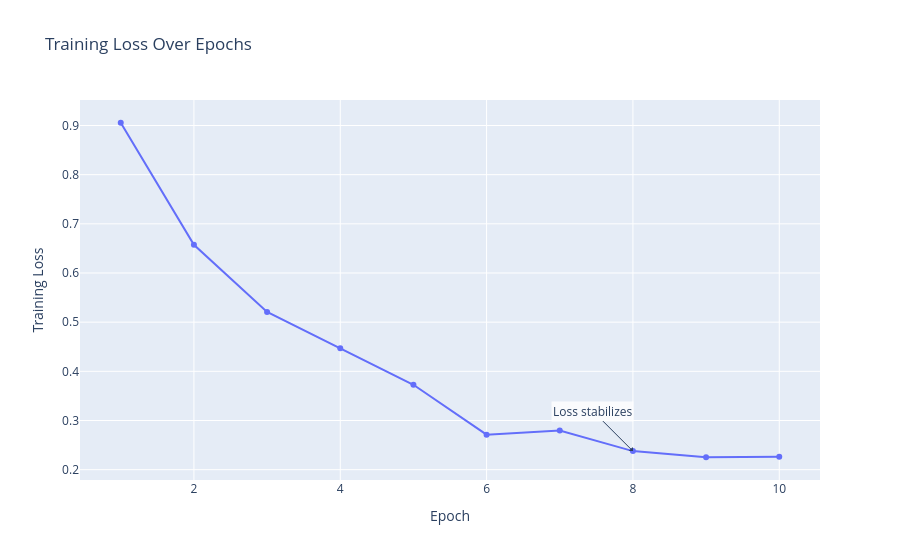

The cell this chart's notebook holds for it:
### Markdown cell above
## Interactive Loss Plot

### Code cell
# Create the interactive line chart with Plotly Express
fig = px.line(
    df, 
    x='Epoch', 
    y='Training Loss', 
    title='Training Loss Over Epochs',
    labels={'Epoch': 'Epoch', 'Training Loss': 'Training Loss'},
    markers=True
)

# Highlight where the loss stabilizes (e.g., last few epochs)
fig.add_annotation(
    x=8,
    y=loss[7],
    text="Loss stabilizes",
    showarrow=True,
    arrowhead=1,
    ax=-40,
    ay=-40,
    bgcolor="rgba(255,255,255,0.8)"
)

fig.show()

### Figure 1 — Plotly figure (JSON) as saved in the notebook; plotly's stock layout.template omitted (floating-point values rounded to 4 significant figures)
{"data": [{"hovertemplate": "Epoch=%{x}<br>Training Loss=%{y}<extra></extra>", "legendgroup": "", "line": {"color": "#636efa", "dash": "solid"}, "marker": {"symbol": "circle"}, "mode": "lines+markers", "name": "", "orientation": "v", "showlegend": false, "type": "scatter", "x": [1, 2, 3, 4, 5, 6, 7, 8, 9, 10], "xaxis": "x", "y": [0.9056, 0.6573, 0.5208, 0.4467, 0.3727, 0.2712, 0.2798, 0.2377, 0.2253, 0.2265], "yaxis": "y"}], "layout": {"annotations": [{"arrowhead": 1, "ax": -40, "ay": -40, "bgcolor": "rgba(255,255,255,0.8)", "showarrow": true, "text": "Loss stabilizes", "x": 8, "y": 0.2377}], "legend": {"tracegroupgap": 0}, "title": {"text": "Training Loss Over Epochs"}, "xaxis": {"anchor": "y", "domain": [0, 1], "title": {"text": "Epoch"}}, "yaxis": {"anchor": "x", "domain": [0, 1], "title": {"text": "Training Loss"}}}}
